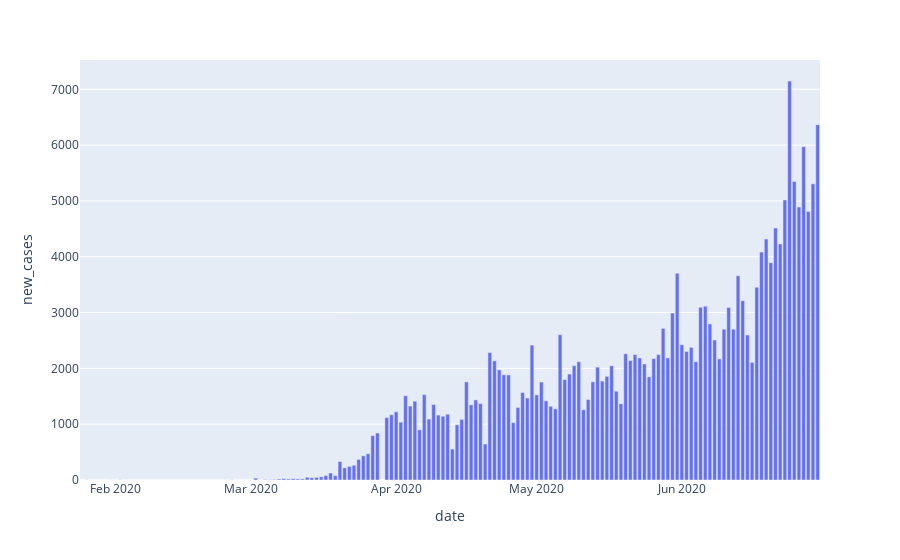

Write notebook code for a chart like this one.
### Markdown cell above
### Plot per day values

### Code cell
fig = px.bar(latimes,
           x="date",
           y="new_cases")

# fig.update_xaxes(rangeslider_visible=True)
fig.show()

### Figure 1 — Plotly figure (JSON) as saved in the notebook; plotly's stock layout.template omitted (floating-point values rounded to 4 significant figures; data arrays with more than 128 entries replaced by an {"elided": "..."} marker saying what was removed)
{"data": [{"alignmentgroup": "True", "hovertemplate": "date=%{x}<br>new_cases=%{y}<extra></extra>", "legendgroup": "", "marker": {"color": "#636efa"}, "name": "", "offsetgroup": "", "orientation": "v", "showlegend": false, "textposition": "auto", "type": "bar", "x": {"elided": "157 str values"}, "xaxis": "x", "y": {"elided": "157 int values"}, "yaxis": "y"}], "layout": {"autosize": true, "barmode": "relative", "legend": {"tracegroupgap": 0}, "margin": {"t": 60}, "xaxis": {"anchor": "y", "autorange": true, "domain": [0, 1], "range": ["2020-01-24 12:00", "2020-06-30 12:00"], "title": {"text": "date"}, "type": "date"}, "yaxis": {"anchor": "x", "autorange": true, "domain": [0, 1], "range": [0, 7525.0], "title": {"text": "new_cases"}, "type": "linear"}}}
